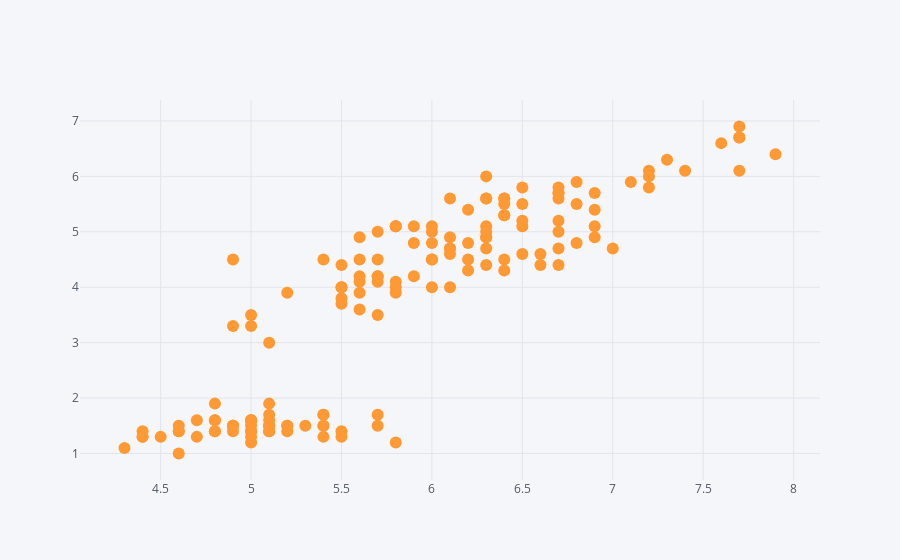

Notebook source saved alongside this figure:
### Code cell
df.iplot(x='SepalLengthCm', y = 'PetalLengthCm', mode='markers', kind = 'scatter')

### Figure 1 — Plotly figure (JSON) as saved in the notebook; plotly's stock layout.template omitted (floating-point values rounded to 4 significant figures; data arrays with more than 128 entries replaced by an {"elided": "..."} marker saying what was removed)
{"data": [{"line": {"color": "rgba(255, 153, 51, 1.0)", "dash": "solid", "shape": "linear", "width": 1.3}, "marker": {"size": 12, "symbol": "circle"}, "mode": "markers", "name": "PetalLengthCm", "text": "", "type": "scatter", "x": {"elided": "150 float values"}, "y": {"elided": "150 float values"}}], "layout": {"legend": {"bgcolor": "#F5F6F9", "font": {"color": "#4D5663"}}, "paper_bgcolor": "#F5F6F9", "plot_bgcolor": "#F5F6F9", "title": {"font": {"color": "#4D5663"}}, "xaxis": {"gridcolor": "#E1E5ED", "showgrid": true, "tickfont": {"color": "#4D5663"}, "title": {"font": {"color": "#4D5663"}, "text": ""}, "zerolinecolor": "#E1E5ED"}, "yaxis": {"gridcolor": "#E1E5ED", "showgrid": true, "tickfont": {"color": "#4D5663"}, "title": {"font": {"color": "#4D5663"}, "text": ""}, "zerolinecolor": "#E1E5ED"}}}
